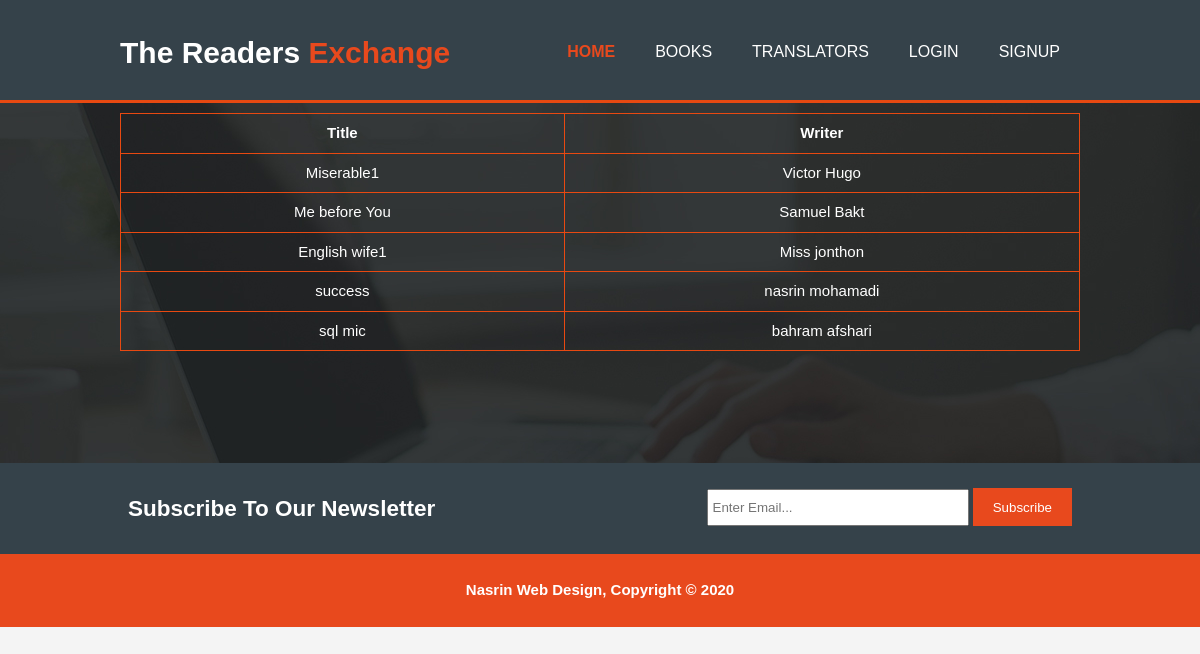
The app's page /index.php?action=list&model=book with its own data.
### tables this page shows
CREATE TABLE `books` (
  `id` int(6) NOT NULL,
  `title` varchar(255) NOT NULL,
  `writer` varchar(255) NOT NULL,
  `type` varchar(50) DEFAULT NULL,
  `description` text,
  `lang` varchar(2) DEFAULT NULL,
  `update_at` timestamp NOT NULL DEFAULT CURRENT_TIMESTAMP ON UPDATE CURRENT_TIMESTAMP,
  `create_at` timestamp NOT NULL DEFAULT CURRENT_TIMESTAMP,
  `imageUrl` varchar(255) DEFAULT NULL,
  `year` int(4) DEFAULT NULL
);

### controllers/controllerbook.class.php (called while the page is built, shortened)
<?php
class ControllerBook
{
	private $_book;
	public function __construct(){
        $this->_book = new Book();
    }
	public function list(){
		$content = $this->_book->getAll("books");
		$array = array("content" => $content);
		$viewBookList = new View('booklist');
		$viewBookList->generate($array);
	}
}

### index.php (called while the page is built, shortened)
<?php
$controller = new Controller();
$controller->router();
?>

### lib/singletonpdo.class.php (called while the page is built, shortened)
<?php
class SingletonPDO {
    private $PDOInstance = null;
    private static $instance = null;
    private function __construct(){
        $this->PDOInstance = new PDO('mysql:host='. self::DB_SERVEUR .';dbname='. self::DB_NOM, self::DB_LOGIN, self::DB_PASSWORD);
    }
    static function getInstance(){
        if(is_null(self::$instance)){
            self::$instance = new SingletonPDO();
        }
        return self::$instance;
    }
    function __call($name, $arguments){
        return $this->PDOInstance->{$name}(implode(',', $arguments));
    }
}

### models/main.class.php (called while the page is built, shortened)
<?php
abstract class Main {
    public function getAll($tbname){
        $db = SingletonPDO::getInstance();
        $translators = $db->prepare('select * FROM '.$tbname);
        $translators->execute();
        return $translators->fetchAll(PDO::FETCH_ASSOC);
    }
}

### views/view_booklist.php (the view, shortened to what this page needs)
<table class="list" >
     <thead>
       <tr>
         <th>Title</th>
         <th>Writer</th>
       </tr>
     </thead>
     <tbody>
       <?php foreach ($content as $key => $value) { ?>
       <tr>
         <td><?= $value["title"] ?></td>
         <td><?= $value["writer"] ?></td>
       </tr>
       <?php } ?>
     </tbody>
   </table>

### assets/css/_library.css (style rules this page uses)
body { font-family: Arial, Helvetica,sans-serif; font-size: 15px; line-height: 1.5; font: 15px/1.5 Arial, Helvetica,sans-serif; padding: 0; margin:0; background-color: #f4f4f4; }
.list td, th { border: 1px solid #e84911; text-align: center; padding: 8px; }
.list { margin: 10px auto; font-family: arial, sans-serif; border-collapse: collapse; width: 100%; }

### records on screen
books: title "Miserable1", writer "Victor Hugo"
books: title "Me before You", writer "Samuel Bakt"
books: title "English wife1", writer "Miss jonthon"
books: title "success", writer "nasrin mohamadi"
books: title "sql mic", writer "bahram afshari"
